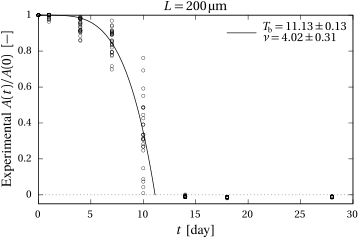

This figure's gnuplot source:
# set term x11

# set term pdfcairo enhanced size 3.76in,2.5in
# set output "pore-area-vs-t-L200.pdf"

# set term png enhanced
# set output "pore-area-vs-t-L200.png"

set term cairolatex pdf standalone color size 3.6,2.4 transparent font "default, 10" rounded header '\usepackage{amsmath}\usepackage{amssymb}\usepackage[utopia,greekuppercase=italicized]{mathdesign}\usepackage{newtxtext}\edef\partial{\mathchar\number\partial\noexpand\!}\usepackage[T1]{fontenc}\usepackage[expproduct=tighttimes]{siunitx}'

set output "pore-area-vs-t-L200.tex"
set format '\footnotesize $%g$' # latex command may offset the ylabel. Use offset in set ylabel and adjust margins

set border lw 1.5

set title '$L=200\,\um$' offset 0,-0.8
set xlabel '$t$ [day]'
set ylabel 'Experimental $A(t)/A(0)\ \ [-]$' offset 2,0

set size ratio 0.6
set margins at screen 0.105, at screen 0.98, at screen 0.15, at screen 0.94
set key at graph 0.58, 0.95 left reverse Left spacing 1.5

set xrange [0:30]
set yrange [-0.05:1]


set dummy t

B(t) = 1-(t/tb)**nu
fit B(t) 'pore-coverage-L200.dat' using 1:(1-0.01*$2) every ::0::4 via tb,nu

N = 1000

set samples N

plot 'pore-coverage-L200.dat' using 1:(1-0.01*$2):($4/100) with points title '' lc variable pt 6 pi 1 ps 0.4,\
	 [0:tb] B(t) with lines title sprintf('\small $T_\text{b} = %.2f \pm %.2f$' . "\n" . '\small $\nu = %.2f \pm %.2f$', tb, tb_err, nu, nu_err) lc rgb 'black' lw 2,\
0 with lines title '' lc 0 dt 3

unset output
